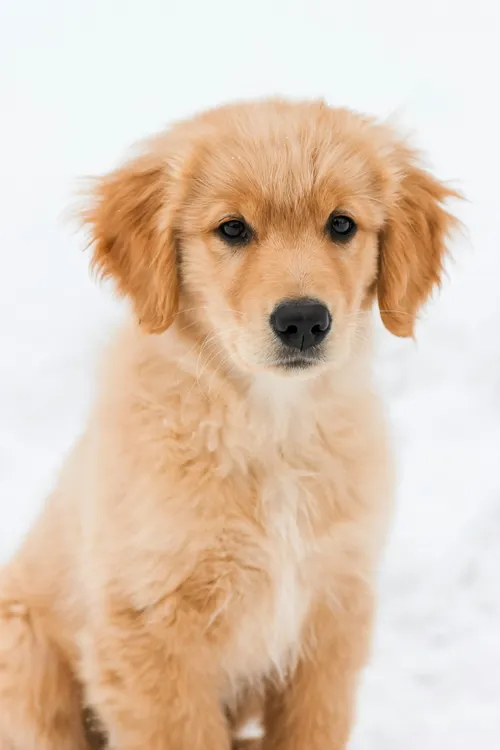
#> input picture Photos/Dog_2.webp, 500 x 750 px
$ python color_histogram.py
#> lines starting #> are read from the running program, lines starting #| are printed output that depends on the picture; after the words box and inside, x2 and y2 are one past the last pixel; in counts of white or black regions, pixels touching at a corner belong together
import cv2 as cv
import matplotlib.pyplot as plt
import numpy as np

img = cv.imread('Photos/Dog_2.webp')
#> img is the input picture: shape (750, 500, 3); mean B, G, R 181.2, 201.4, 223.4
blank = np.zeros(img.shape[:2],dtype='uint8')

gray = cv.cvtColor(img, cv.COLOR_BGR2GRAY)
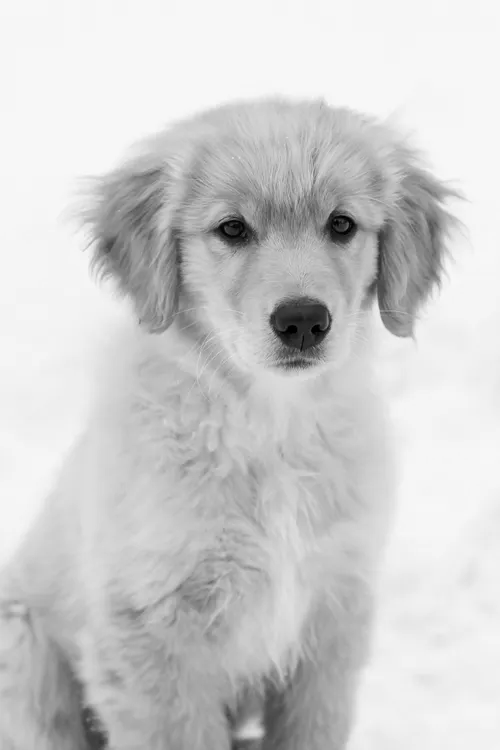
#> gray: shape (750, 500); min 0, max 249, mean 205.8

circle = cv.circle(blank, (img.shape[1]//2,img.shape[0]//2),100 , 255, -1 )
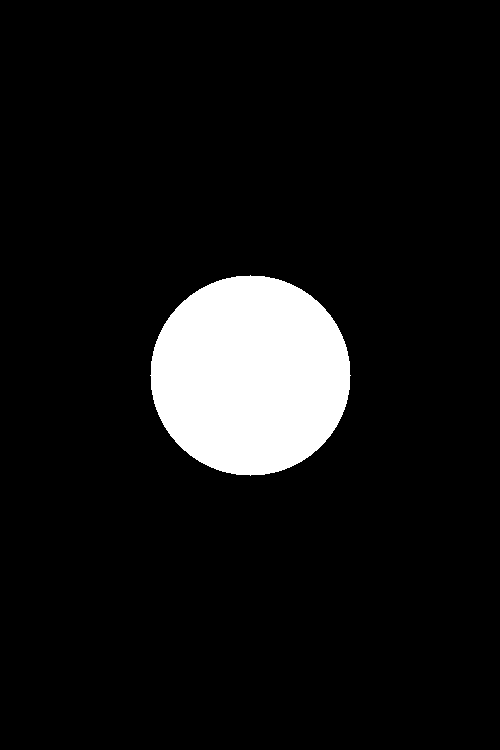
#> blank: shape (750, 500); 8.4% white; 1 white region, box (x1, y1, x2, y2) and area: (150, 275, 351, 476) 31417

mask = cv.bitwise_and(gray,gray,mask=circle)
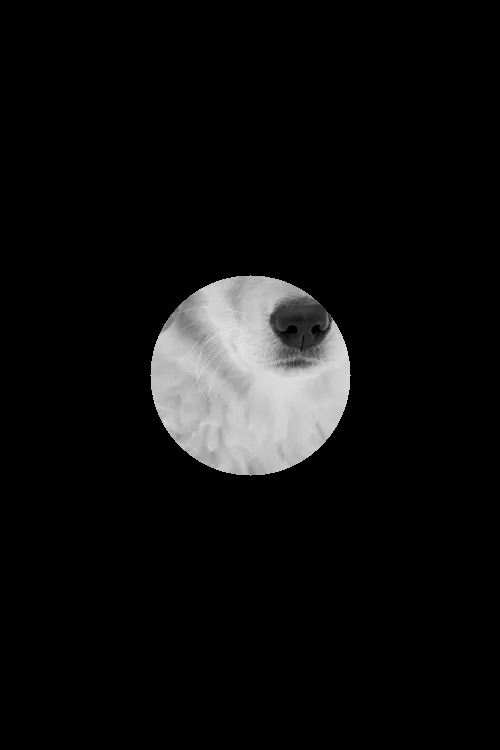
#> mask: shape (750, 500); min 0, max 231, mean 14.8
# [6 lines of commented-out code are left out]


colors = ('b','g','r')

for i,col in enumerate(colors):
    hist = cv.calcHist([img],[i],circle,[256],[0,256])
    plt.plot(hist,color=col)
    plt.xlim([0,256])

plt.show()
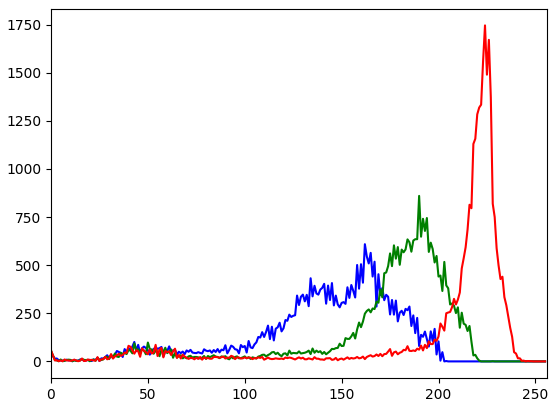
#> figure drawn by matplotlib, 1 panel; curve peaks at x = 162, y = 609; curve peaks at x = 190, y = 860; curve peaks at x = 224, y = 1746
cv.waitKey(0)

$ run again, with Photos/Dog_1.webp copied over Photos/Dog_2.webp
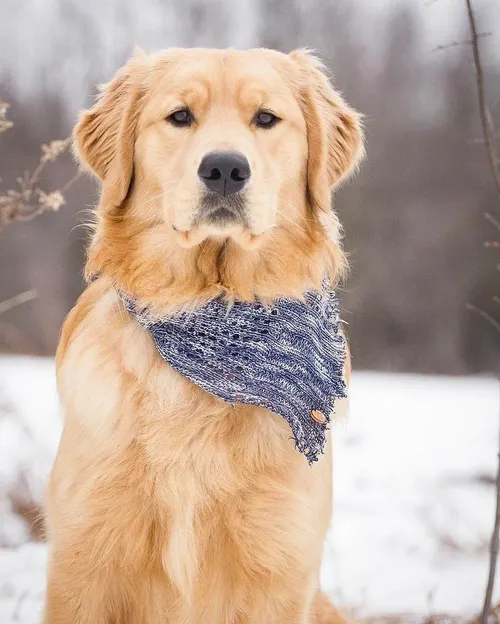
#> input picture Photos/Dog_1.webp, 500 x 624 px
#> img is the input picture: shape (624, 500, 3); mean B, G, R 156.4, 171, 192.1
#> `circle = cv.circle(blank, (img.shape[1]//2,img.shape[0]//2),100 , 255,..`:
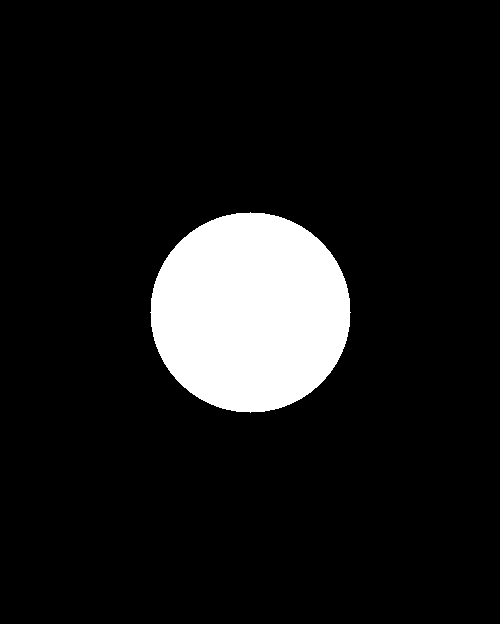
#> blank: shape (624, 500); 10.1% white; 1 white region, box (x1, y1, x2, y2) and area: (150, 212, 351, 413) 31417
#> `plt.show()`:
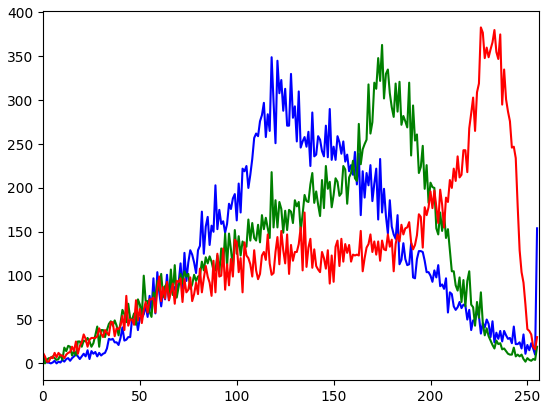
#> figure drawn by matplotlib, 1 panel; curve peaks at x = 118, y = 349; curve peaks at x = 175, y = 363; curve peaks at x = 226, y = 383
